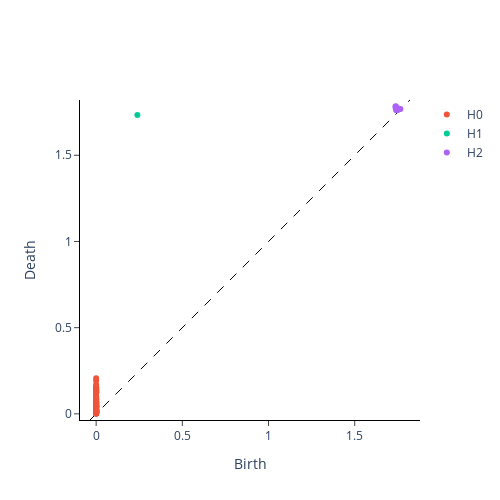

Notebook source saved alongside this figure:
### Code cell
# Plot diagrams: several ways to visualize them

# By default, plot_diagrams() and plot_bars() ignore diagonal elements 
# for which birth = death (unless you specify diagonal = True)

# PD as scattered points (birth, death) with death >= birth
plot_diagrams(diagrams, style = 'tog') 
# style = 'tog' to plot 3 homology dimensions together, style = 'sep' to plot separately

# PD as persistence bars [ (birth, y) --- (death, y) ]
plot_bars(diagrams)

# Uncomment to use giotto-tda's default plotting method
# based on Plotly which enables interactive 2D and 3D plots
# good for small data but REALLY SLOW for large point clouds
# and does not allow to interact with several datasets at a time

plot_diagrams_plotly(diagrams)
